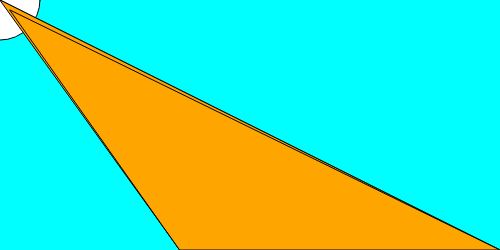
Frame 1 (no input)
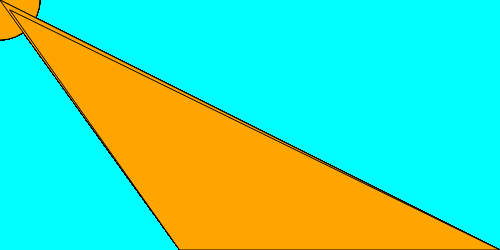
Frame 60 (no input)
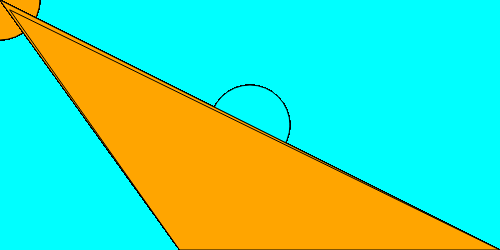
Frame 120 (the mouse pressed at the canvas centre since frame 60)

The p5.js sketch that drew these frames (run headless with seeded random() and noise() and a simulated clock; from frame 60 on, the mouse is pressed at the canvas centre):

// p5.js sketch
// ── sketch.js
function setup (){
    createCanvas(500,250);
    background('aqua');
}
function draw(){
    if(mouseIsPressed){
        fill('aqua');
    }
    stroke(0);
    ellipse(mouseX,mouseY,80,80);
    line(500, 250, 0, 0);

    fill('orange');
    triangle(0, 0, 500, 250, 180, 250);
    triangle(10, 10, 500, 250, 180, 250);
}
